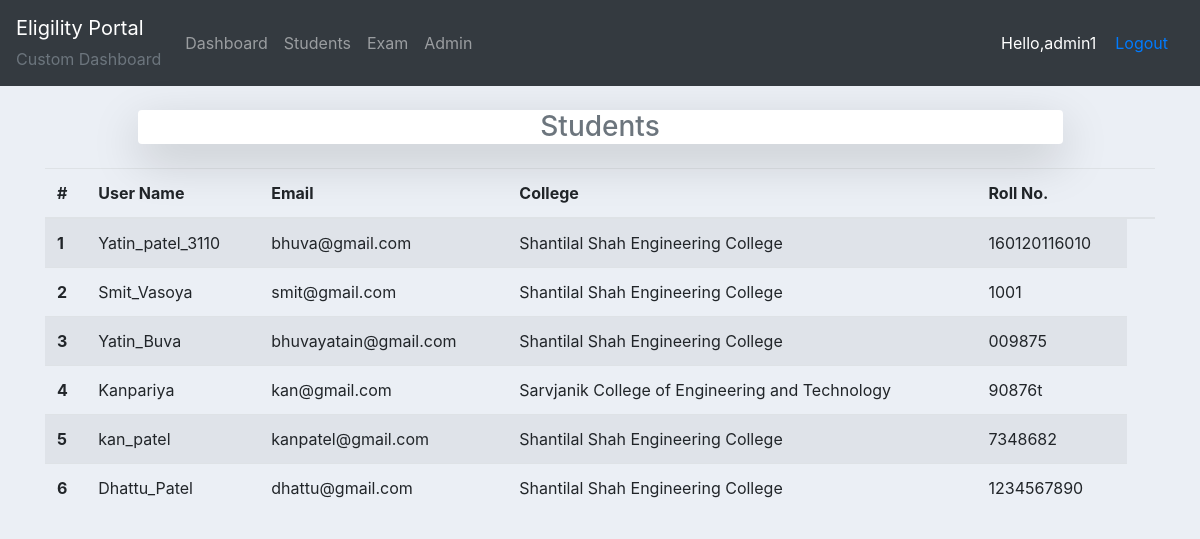
Page /adminapp/all-students-data/ (signed in) on the earlier database version.
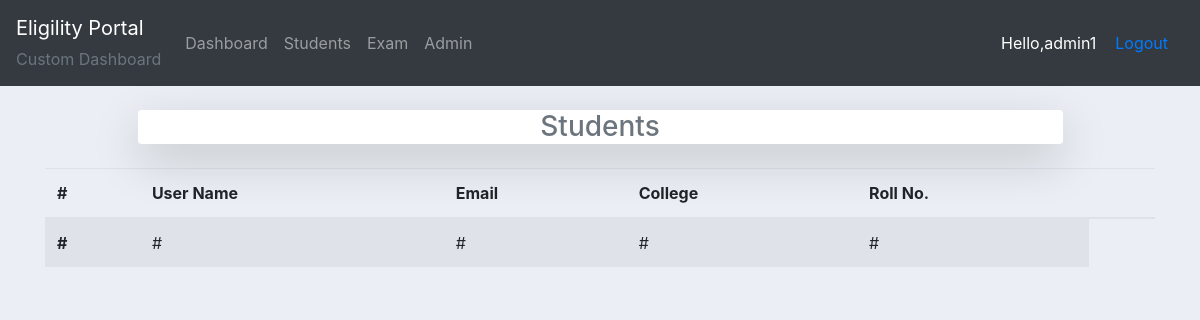
Same page on the later database version.
### exam/models.py (models this page shows)
class Student(models.Model):
    user = models.OneToOneField(User, on_delete=models.CASCADE)
    college = models.ForeignKey(College, on_delete=models.CASCADE, related_name='college')
    roll_no = models.CharField(max_length=15)

class College(models.Model):
    clg_name = models.CharField(max_length=300)
    def __str__(self):
        return self.clg_name

### exam/decorators.py (the view)
        def wrapper_func(request, *args,  **kwargs):
            group = None
            if request.user.groups.exists():
                group = request.user.groups.all()[0].name
            if group in allowed_roles:
                return view_func(request, *args, **kwargs)
            else:
                return HttpResponse('Not Allowed')

### adminapp/views.py (called while the page is built)
@login_required(login_url='adminapp:loginadmin/')
@allowed_users(allowed_roles=['admin'])
def allStudents(request):
    all_students = Student.objects.all()
    context = {'all_students':all_students}
    return render(request, 'adminapp/all_students.html', context)

### adminapp/templates/adminapp/all_students.html
{% extends 'adminapp/main.html' %}
{% block content %}
<div class="container">
    <div class="colleges col-md-10 my-4 offset-md-1 shadow-lg bg-white rounded align-middle"><h3 class="head text-center text-muted align-middle">Students</h3></div>
    <table class="table table-striped">
        <thead>
          <tr>
            <th scope="col">#</th>
            <th scope="col">User Name</th>
            <th scope="col">Email</th>
            <th scope="col">College</th>
            <th scope="col">Roll No.</th>
            <th></th>
          </tr>
        </thead>
        <tbody>
            {% if all_students %}
            {% for student in all_students %}
                <tr>
                    <th scope="row">{{ forloop.counter }}</th>
                    <td>{{student.user.username}}</td>
                    <td>{{student.user.email}}</td>
                    <td>{{student.college}}</td>
                    <td>{{student.roll_no}}</td>
                </tr>
            {% endfor %}
            {% else %}
            <tr>
                <th scope="row">#</th>
                <td>#</td>
                <td>#</td>
                <td>#</td>
                <td>#</td>
            </tr>
            {% endif %}
        </tbody>
      </table>
  </div>
{% endblock  %}

### adminapp/templates/adminapp/main.html (shortened to what this page needs)
{% load static %}
<!DOCTYPE html>
<html>
<head>
	<link rel="stylesheet" href="https://stackpath.bootstrapcdn.com/bootstrap/4.3.1/css/bootstrap.min.css">
	<link rel="stylesheet" type="text/css" href="{% static 'adminapp/css/main.css' %}" >
</head>
<body>
	{%  include 'adminapp/navbar.html' %}
	<div class="container-fluid">
	{% block content %}
	{% endblock %}
    </div>
</body>
</html>

### adminapp/templates/adminapp/navbar.html (shortened to what this page needs)
{% load static %}
<nav class="navbar navbar-expand-lg navbar-dark bg-dark">
  <a class="navbar-brand" href="{% url 'adminapp:adminhome' %}">Eligility Portal
    <div class="text-muted"><small>Custom Dashboard</small></div>
  </a>
  <div class="collapse navbar-collapse" id="navbarNav">
    <ul class="navbar-nav">
      <li class="nav-item">
        <a class="nav-link" href="{% url 'adminapp:adminhome' %}">Dashboard</a>
      </li>
      <li class="nav-item">
        <a class="nav-link" href="{% url 'adminapp:all-students-data' %}">Students</a>
      </li>
      <li class="nav-item">
        <a class="nav-link" href="{% url 'adminapp:exam' %}">Exam</a>
      </li>
      <li class="nav-item">
        <a class="nav-link" href="{% url 'adminapp:adminuser' %}">Admin</a>
      </li>
    </ul>
  </div>
  <span id="user-mg">Hello,{{request.user}}</span>
  <span><a href="{% url 'adminapp:logoutadmin' %}" class="nav-link link-nav">Logout</a></span>
</nav>

### adminapp/static/adminapp/css/main.css (style rules this page uses)
body { background-color: #ebeff5; }

### adminapp/templates/adminapp/navbar.html (style rules this page uses)
#user-mg, #link-nav { color:#fff; margin-right: 3px; }

Differences in the rows shown:
removed Student: user.username "Yatin_patel_3110", user.email "bhuva@gmail.com", college "Shantilal Shah Engineering College", roll_no "160120116010"
removed Student: user.username "Smit_Vasoya", user.email "smit@gmail.com", college "Shantilal Shah Engineering College", roll_no "1001"
removed Student: user.username "Yatin_Buva", user.email "bhuvayatain@gmail.com", college "Shantilal Shah Engineering College", roll_no "009875"
removed Student: user.username "Kanpariya", user.email "kan@gmail.com", college "Sarvjanik College of Engineering and Technology", roll_no "90876t"
removed Student: user.username "kan_patel", user.email "kanpatel@gmail.com", college "Shantilal Shah Engineering College", roll_no "7348682"
removed Student: user.username "Dhattu_Patel", user.email "dhattu@gmail.com", college "Shantilal Shah Engineering College", roll_no "1234567890"
